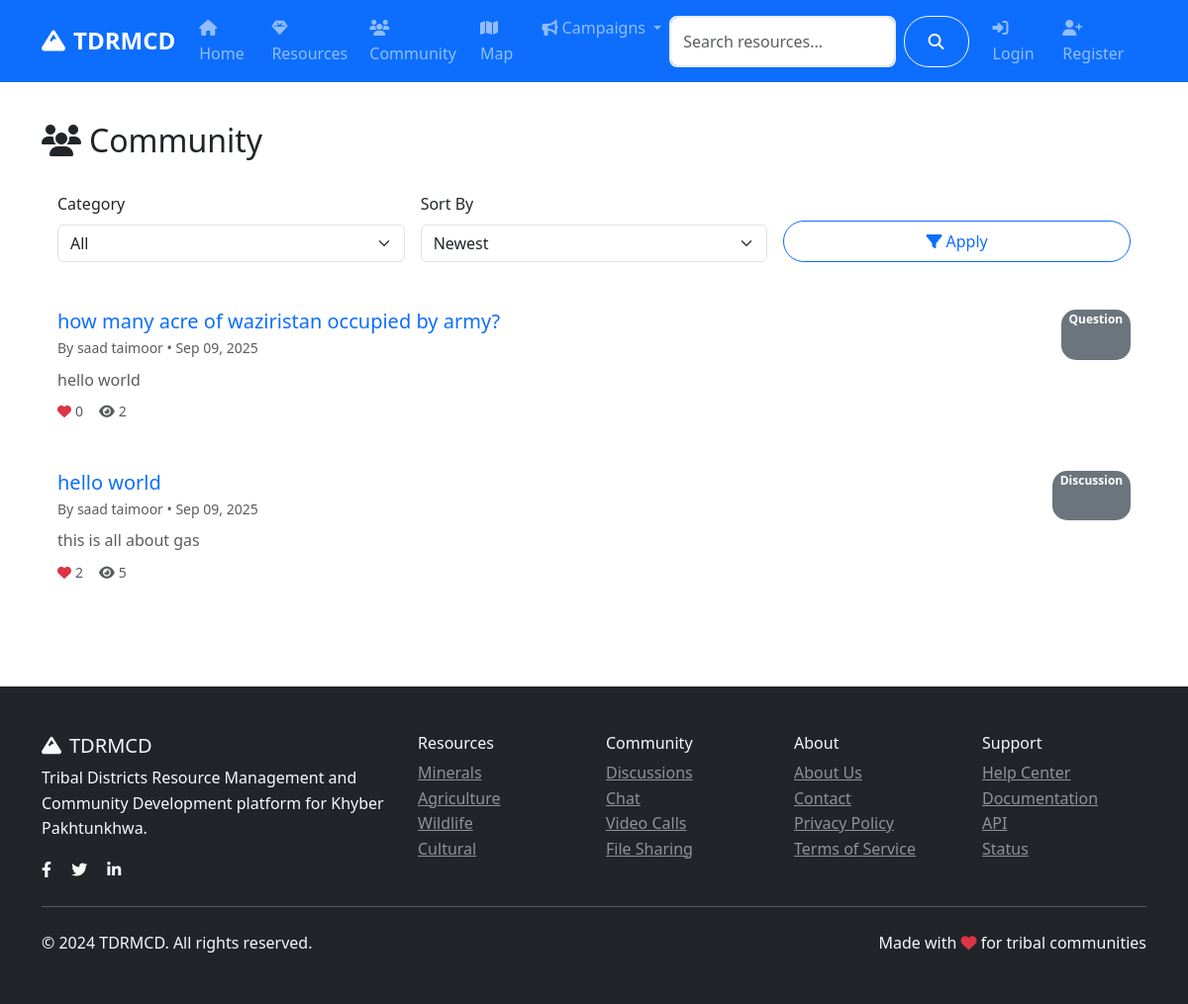
/community/, run on the app's committed database.
### models.py (models this page shows, shortened)
class CommunityPost(db.Model):
    id = db.Column(db.Integer, primary_key=True)
    title = db.Column(db.String(200), nullable=False)
    content = db.Column(db.Text, nullable=False)
    category = db.Column(db.String(50), nullable=False)  # discussion, question, announcement
    tags = db.Column(db.String(200))
    image_url = db.Column(db.String(200))
    likes = db.Column(db.Integer, default=0)
    views = db.Column(db.Integer, default=0)
    author_id = db.Column(db.Integer, db.ForeignKey('user.id'), nullable=False)
    created_at = db.Column(db.DateTime, default=datetime.utcnow)
    updated_at = db.Column(db.DateTime, default=datetime.utcnow, onupdate=datetime.utcnow)
    comments = db.relationship('Comment', backref='post', lazy='dynamic', cascade='all, delete-orphan')
    likes_relation = db.relationship('PostLike', backref='post', lazy='dynamic', cascade='all, delete-orphan')

class User(UserMixin, db.Model):
    id = db.Column(db.Integer, primary_key=True)
    username = db.Column(db.String(80), unique=True, nullable=False)
    email = db.Column(db.String(120), unique=True, nullable=False)
    password_hash = db.Column(db.String(120), nullable=False)
    first_name = db.Column(db.String(50), nullable=False)
    last_name = db.Column(db.String(50), nullable=False)
    role = db.Column(db.String(20), default='user')  # user, admin, researcher
    location = db.Column(db.String(100))
    bio = db.Column(db.Text)
    avatar = db.Column(db.String(200), default='default.jpg')
    is_active = db.Column(db.Boolean, default=True)
    created_at = db.Column(db.DateTime, default=datetime.utcnow)
    last_seen = db.Column(db.DateTime, default=datetime.utcnow)
    resources = db.relationship('Resource', backref='author', lazy='dynamic')
    posts = db.relationship('CommunityPost', backref='author', lazy='dynamic')
    chat_messages = db.relationship('ChatMessage', backref='sender', lazy='dynamic')
    file_submissions = db.relationship(
        'FileSubmission',
        foreign_keys='FileSubmission.submitter_id',
        backref='submitter',
        lazy='dynamic'
    )
    reviewed_submissions = db.relationship(
        'FileSubmission',
        foreign_keys='FileSubmission.reviewed_by',
        backref='reviewer_user',
        lazy='dynamic'
    )
    notifications = db.relationship('Notification', backref='user', lazy='dynamic')
    def get_full_name(self):
        return f"{self.first_name} {self.last_name}"

### routes/community.py (the view)
@community_bp.route('/')
def index():
    page = request.args.get('page', 1, type=int)
    category = request.args.get('category', 'all')
    sort_by = request.args.get('sort', 'newest')
    query = CommunityPost.query
    if category != 'all':
        query = query.filter_by(category=category)
    if sort_by == 'newest':
        query = query.order_by(CommunityPost.created_at.desc())
    elif sort_by == 'oldest':
        query = query.order_by(CommunityPost.created_at.asc())
    elif sort_by == 'popular':
        query = query.order_by(CommunityPost.likes.desc())
    elif sort_by == 'most_viewed':
        query = query.order_by(CommunityPost.views.desc())
    posts = query.paginate(
        page=page, per_page=10, error_out=False
    )
    categories = ['discussion', 'question', 'announcement', 'news']
    return render_template('community/index.html',
                         posts=posts,
                         categories=categories,
                         current_category=category,
                         current_sort=sort_by)

### templates/community/index.html (shortened to what this page needs)
{% extends "base.html" %}
{% block content %}
<div class="container py-4">
    <div class="d-flex justify-content-between align-items-center mb-3">
        <h2 class="mb-0"><i class="fas fa-users me-2"></i>Community</h2>
    </div>
    <div class="card mb-3">
        <div class="card-body">
            <form class="row g-3" method="get" action="{{ url_for('community.index') }}">
                <div class="col-md-4">
                    <label class="form-label">Category</label>
                    <select name="category" class="form-select">
                        <option value="all" {% if current_category == 'all' %}selected{% endif %}>All</option>
                    </select>
                </div>
                <div class="col-md-4">
                    <label class="form-label">Sort By</label>
                    <select name="sort" class="form-select">
                        <option value="newest" {% if current_sort == 'newest' %}selected{% endif %}>Newest</option>
                    </select>
                </div>
                <div class="col-md-4 d-flex align-items-end">
                    <button class="btn btn-outline-primary w-100" type="submit"><i class="fas fa-filter me-1"></i>Apply</button>
                </div>
            </form>
        </div>
    </div>
    <div class="row">
        <div class="col-12">
            {% if posts.items %}
                {% for post in posts.items %}
                <div class="card mb-3">
                    <div class="card-body">
                        <div class="d-flex justify-content-between">
                            <div>
                                <a class="text-decoration-none" href="{{ url_for('community.post_detail', id=post.id) }}">
                                    <h5 class="mb-1">{{ post.title }}</h5>
                                </a>
                                <div class="text-muted small">By {{ post.author.get_full_name() }} • {{ post.created_at.strftime('%b %d, %Y') }}</div>
                            </div>
                            <span class="badge bg-secondary">{{ post.category.title() }}</span>
                        </div>
                        <p class="mt-2 mb-2 text-muted">{{ post.content[:200] }}{% if post.content|length > 200 %}...{% endif %}</p>
                        <div class="d-flex gap-3 text-muted small">
                            <span><i class="fas fa-heart me-1 text-danger"></i>{{ post.likes }}</span>
                            <span><i class="fas fa-eye me-1"></i>{{ post.views }}</span>
                        </div>
                    </div>
                </div>
                {% endfor %}
            {% endif %}
        </div>
    </div>
</div>
{% endblock %}

### static/css/style.css (style rules this page uses)
:root { --primary-color: #007bff; --secondary-color: #6c757d; --success-color: #28a745; --info-color: #17a2b8; --warning-color: #ffc107; --danger-color: #dc3545; --light-color: #f8f9fa; --dark-color: #343a40; }
body { font-family: 'Segoe UI', Tahoma, Geneva, Verdana, sans-serif; line-height: 1.6; }
.card { border: none; border-radius: 10px; transition: all 0.3s ease; }
.btn { border-radius: 25px; padding: 0.5rem 1.5rem; font-weight: 500; transition: all 0.3s ease; cursor: pointer; }
.badge { font-size: 0.75rem; padding: 0.35em 0.65em; border-radius: 15px; }

### data on the page
CommunityPost: title "how many acre of waziristan occupied by army?", author.get_full_name "saad taimoor", created_at "Sep 09, 2025", category "Question", content "hello world", likes "0", views "2"
CommunityPost: title "hello world", author.get_full_name "saad taimoor", created_at "Sep 09, 2025", category "Discussion", content "this is all about gas", likes "2", views "5"
